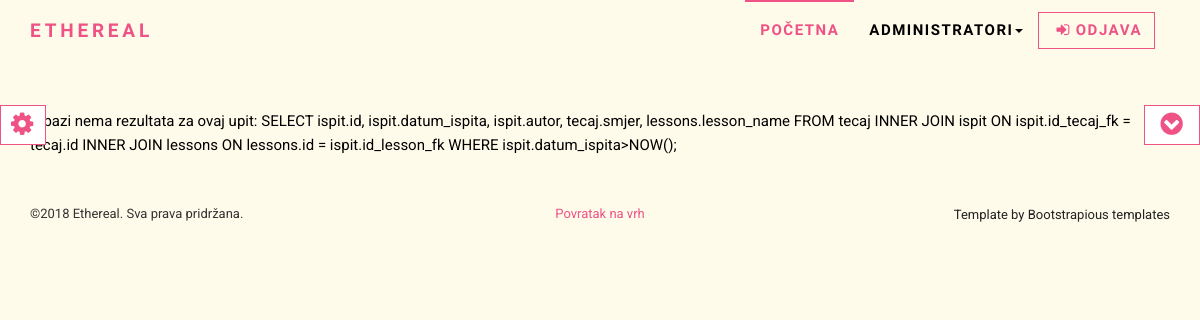
Page /php/exam_list.php (signed in) on the earlier database version.
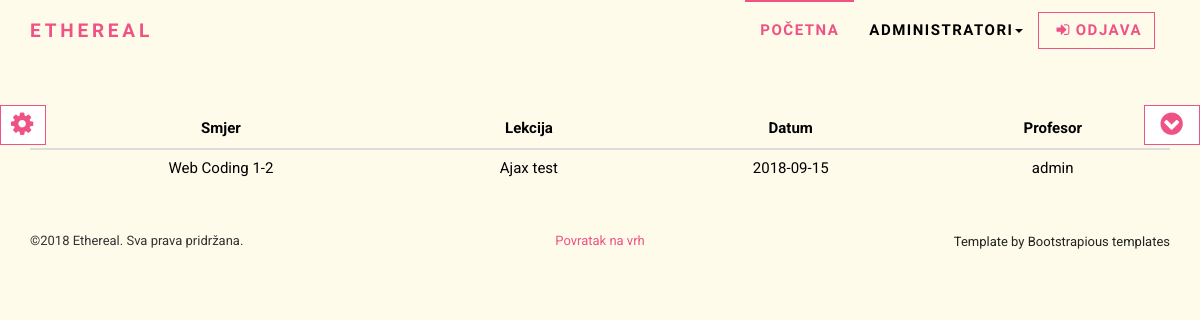
Same page on the later database version.
### tables this page shows
CREATE TABLE `ispit` (
  `id` int(5) NOT NULL,
  `id_tecaj_fk` int(5) NOT NULL,
  `id_lesson_fk` int(5) NOT NULL,
  `pitanja_string` varchar(255) NOT NULL,
  `exam_code` varchar(255) NOT NULL,
  `datum_ispita` date NOT NULL,
  `vrijeme_ispita` time NOT NULL,
  `trajanje_ispita` varchar(255) NOT NULL,
  `autor` varchar(255) NOT NULL
);

CREATE TABLE `tecaj` (
  `id` int(11) NOT NULL,
  `smjer` varchar(100) NOT NULL,
  `broj_sati` int(11) NOT NULL,
  `cijena` float(10,2) NOT NULL
);

CREATE TABLE `lessons` (
  `id` int(5) NOT NULL,
  `lesson_name` varchar(255) NOT NULL,
  `id_tecaj_fk` int(5) NOT NULL
);

### php/exam_list.php (the view, shortened to what this page needs)
<?php
$con = spajanje();
if(!isset($_SESSION['role'])){
    die('<div class="alert" style="background:yellow;">
        <a href="index.php" class="close" data-dismiss="alert" aria-label="close">
        &times;
        </a>
        <strong>Nemate ovlasti za pristup ovoj stranici!</strong>
        </div><br>');
}
else{
		if($_SESSION['role'] == "3"){
			$username = $_SESSION['username'];
			$sql = "SELECT id, ime, prezime FROM users WHERE username = '$username' AND id_status_fk = '3';";
			$res = mysqli_query($con, $sql);
			$res_asoc = mysqli_fetch_assoc($res);
			$id = $res_asoc['id'];
			$sql = "SELECT
						ispit.id,
						ispit.datum_ispita,
						ispit.autor,
						lessons.lesson_name,
						tecaj.smjer
					FROM
						ispit
					INNER JOIN lessons ON ispit.id_lesson_fk = lessons.id
					INNER JOIN tecaj ON ispit.id_tecaj_fk = tecaj.id
					INNER JOIN upisi ON upisi.id_smjer_fk = ispit.id_tecaj_fK
					WHERE
						upisi.id_users_fk = '$id' AND ispit.datum_ispita > NOW();
			";
			$res = mysqli_query($con, $sql);
			require_once "includes/header.php";
			if(mysqli_num_rows($res)>0){
				echo '<table id="table" class="table table-hover">
					<thead>
						<tr>
							<th>Smjer</th>
							<th>Lekcija</th>
							<th>Vrijeme pisanja</th>
							<th>Profesor</th>
						</tr>
					</thead>
				<tbody>'
				;
				while($res_ispiti = mysqli_fetch_assoc($res)){
					echo "
						<tr class = 'clickable-row-exam' id=".$res_ispiti['id'].">
							<td>".$res_ispiti['smjer']."</td>
							<td>".$res_ispiti['lesson_name']."</td>
							<td>".$res_ispiti['datum_ispita']."</td>
							<td>".$res_ispiti['autor']."</td>
						</tr>";
				}
				echo "</tbody></table>";
			}
		}
		else{
		$sql = "SELECT ispit.id, ispit.datum_ispita, ispit.autor, tecaj.smjer, lessons.lesson_name FROM tecaj
		INNER JOIN ispit ON ispit.id_tecaj_fk = tecaj.id
		INNER JOIN lessons ON lessons.id = ispit.id_lesson_fk WHERE ispit.datum_ispita>NOW();";
		$res = mysqli_query($con, $sql);
		require_once "includes/header.php";
		if(mysqli_num_rows($res)>0){
			echo '<table id="table" class="table table-hover">
				<thead>
					<tr>
					<th>Smjer</th>
					<th>Lekcija</th>
					<th>Datum</th>
					<th>Profesor</th>
					</tr>
				</thead>
			<tbody>'
			;
			while($res_ispiti = mysqli_fetch_assoc($res)){
				echo "
					<tr class = 'clickable-row-exam' id=".$res_ispiti['id'].">
						<td>".$res_ispiti['smjer']."</td>
						<td>".$res_ispiti['lesson_name']."</td>
						<td>".$res_ispiti['datum_ispita']."</td>
						<td>".$res_ispiti['autor']."</td>
						</tr>";
			}
			echo "</tbody></table>";
		}
		else {
			echo "<p>U bazi nema rezultata za ovaj upit: $sql </p>";
		}
	}
}
require_once "includes/footer.php";
?>

Differences in the rows shown:
added ispit: id_tecaj_fk.smjer "Web Coding 1-2", id_lesson_fk.lesson_name "Ajax test", datum_ispita "2018-09-15", autor "admin"
Other differences:
$sql: "SELECT ispit.id, ispit.datum_ispita, ispit.autor, tecaj.smjer, lessons.lesson_name FROM tecaj INNER JOIN ispit ON ispit.id_tecaj_fk = tecaj.id INNER JOIN lessons ON lessons.id = ispit.id_lesson_fk WHERE ispit.datum_ispita>NOW();" → (not shown)
text no longer shown: "U bazi nema rezultata za ovaj upit:"
text now shown: "Smjer Lekcija Datum Profesor"
